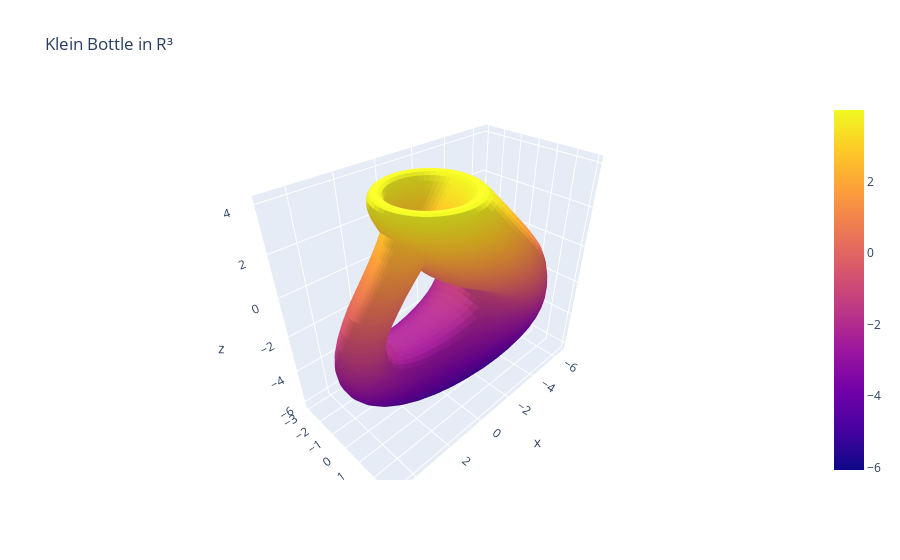

Here is the notebook cell this chart was saved with:
### Markdown cell above
### Plotly
If a cell has Plotly output, that output will be displayed in the side panel. Unlike matplotlib, this allows interactivity. There are a couple differences from the `matplotlib` renderer to know about:
- Plotly cells aren't re-run by Constellate: the output data from the cell itself is used.[^1] This means that `setup_plotly` cells have no effect, and unlike `matplotlib` you cannot customize the output using `IS_DARK` or the named colors. You also have to run the cell in order for Constellate to see the output.
- Dark mode compatibility is achieved by modifying the plotly template used to render the figure. Fuller support for this is planned, but for now the background and main colors will change appropriately.
- Writing TeX in Plotly should work, although achieving this without increasing the bundle size is a work in progress.

To demonstrate, here's a 3D visual that benefits tremendously from the ability to rotate the camera.

[^1]: The reason for this is that Plotly has no concept of the current figure in the way that Matplotlib does, so Constellate wouldn't know what figure to render if it re-ran the cell. A technical workaround for this is in progress.

### Code cell
import plotly.graph_objects as go

# equations credit to https://mathcurve.com/surfaces.gb/klein/klein.shtml
a = 3
b = 4
c = 2
def r(u):
    return c * (1 - 0.5 * np.cos(u))

# I change the z and y axes and flip the z axis so the bottle is oriented the nicest
Nd = 50
uu, vv = np.meshgrid(np.linspace(0, 2 * np.pi, Nd), np.linspace(0, 2 * np.pi, Nd))

xx = np.where(uu < np.pi, np.cos(uu) * (a * (1 + np.sin(uu)) + r(uu) * np.cos(vv)), a * (1 + np.sin(uu)) * np.cos(uu) - r(uu) * np.cos(vv))
zz = -np.where(uu < np.pi, np.sin(uu) * (b + r(uu) * np.cos(vv)), b * np.sin(uu))
yy = np.where(uu < np.pi, r(uu) * np.sin(vv), r(uu) * np.sin(vv))

fig = go.Figure(data=[
    go.Surface(x=xx, y=yy, z=zz)
])
fig.update_layout(title_text='Klein Bottle in R³')
fig.show()

### Figure 1 — Plotly figure (JSON) as saved in the notebook; plotly's stock layout.template omitted (floating-point values rounded to 4 significant figures; data arrays with more than 128 entries replaced by an {"elided": "..."} marker saying what was removed)
{"data": [{"type": "surface", "x": {"elided": "50x50 float values"}, "y": {"elided": "50x50 float values"}, "z": {"elided": "50x50 float values"}}], "layout": {"title": {"text": "Klein Bottle in R³"}}}
